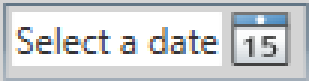
#> input picture tests/test_images/datetimepicker.png, 103 x 27 px (shown 3 times larger); its folder holds only this picture in this run
$ python -i contours_helper.py   (imports and definitions only)
#> lines starting #> are read from the running program, lines starting #| are printed output that depends on the picture; after the words box and inside, x2 and y2 are one past the last pixel; in counts of white or black regions, pixels touching at a corner belong together
### karaburma/utils/image_processing/filters_helper.py
import cv2
import skimage
import numpy as np
from skimage.filters import threshold_local, threshold_mean, threshold_minimum, threshold_otsu, threshold_li, \
    threshold_isodata, threshold_triangle, threshold_yen

from karaburma.utils import files_helper
from karaburma.utils.logging_manager import LoggingManager


# [54 lines left out: functions gamma_correction, levels_correction, bw_gamma_correction2, levels, not called in this run]

def blur(img, kernel):
    return cv2.GaussianBlur(img, kernel, 0)

# [12 lines left out: function sharp, not called in this run]

def threshold(img, min, max, threshold_type=cv2.THRESH_BINARY):
    ret, th = cv2.threshold(img, min, max, threshold_type)
    return ret, th

def adaptive_threshold(img, max_value, block_size, constant):
    th = cv2.adaptiveThreshold(img ,max_value ,cv2.ADAPTIVE_THRESH_MEAN_C, cv2.THRESH_BINARY ,block_size ,constant)
    return th

# [6 lines left out: function BlendedThreshold, not called in this run]

def try_threshold(grayscale_image, block_size_min=3, block_size_max=11):
    binary_local = []

    for i in range(block_size_min, block_size_max, 2):
        try:
            binary_local.append(skimage.img_as_ubyte(grayscale_image > threshold_local(grayscale_image, block_size=i, offset=3)))
        except:
            binary_local.append(np.zeros((255,255), dtype=int))

    try:
        mean_binary = skimage.img_as_ubyte(grayscale_image.copy() > threshold_mean(grayscale_image))
    except:
        mean_binary = np.zeros((255,255), dtype=int)

    try:
        minimum_binary = skimage.img_as_ubyte(grayscale_image.copy() > threshold_minimum(grayscale_image))
    except:
        minimum_binary = np.zeros((255,255), dtype=int)

    try:
        otsu_binary = skimage.img_as_ubyte(grayscale_image.copy() > threshold_otsu(grayscale_image))
    except:
        otsu_binary= np.zeros((255, 255), dtype=int)

    try:
        li_binary = skimage.img_as_ubyte(grayscale_image.copy() > threshold_li(grayscale_image))
    except:
        li_binary = np.zeros((255, 255), dtype=int)

    try:
        isodata_binary = skimage.img_as_ubyte(grayscale_image.copy() > threshold_isodata(grayscale_image))
    except:
        isodata_binary = np.zeros((255, 255), dtype=int)

    try:
        triangle_binary = skimage.img_as_ubyte(grayscale_image.copy() > threshold_triangle(grayscale_image))
    except:
        triangle_binary = np.zeros((255, 255), dtype=int)

    try:
        yen_binary = skimage.img_as_ubyte(grayscale_image.copy() > threshold_yen(grayscale_image))
    except:
        yen_binary = np.zeros((255, 255), dtype=int)

    return binary_local, mean_binary, minimum_binary, otsu_binary, li_binary, isodata_binary, triangle_binary, yen_binary

# [8 lines left out: function convert_to_grayscale, not called in this run]

def convert_image_to_negative(image: np.ndarray) -> np.ndarray:
    return cv2.bitwise_not(image)

# [13 lines left out: function calculate_colours_percentage, not called in this run]

### karaburma/utils/image_processing/contours_helper.py
import random
from typing import List, Tuple

import cv2
from decimal import Decimal
import imutils
import numpy as np
import cv2 as cv
import matplotlib.pyplot as plt

from karaburma.utils.image_processing.filters_helper import try_threshold


def get_contours_by_different_thresholds(grayscale_image, needs_to_remove_similar=False, block_size_min=3, block_size_max=11):
    binary_local, mean_binary, minimum_binary, otsu_binary, li_binary, isodata_binary, triangle_binary, yen_binary = try_threshold(grayscale_image, block_size_min, block_size_max)

    all_contours = []
    for binary_l in binary_local:
        try:
            contours, hierarchy = get_contours_by_canny(binary_l, 0, 255)
            all_contours.extend(contours)
        except:
            continue

    try:
        mean_binary_contours, _ = get_contours_by_canny(mean_binary, 0, 255)
        all_contours.extend(mean_binary_contours)
    except:
        print("error mean_binary_contours")

    try:
        minimum_binary_contours, _ = get_contours_by_canny(minimum_binary, 0, 255)
        all_contours.extend(minimum_binary_contours)
    except:
        print("error minimum_binary_contours")

    try:
        otsu_binary_contours, _ = get_contours_by_canny(otsu_binary, 0, 255)
        all_contours.extend(otsu_binary_contours)
    except:
        print("error otsu_binary_contours")

    try:
        li_binary_contours, _ = get_contours_by_canny(li_binary, 0, 255)
        all_contours.extend(li_binary_contours)
    except:
        print("error li_binary_contours")

    try:
        isodata_binary_contours, _ = get_contours_by_canny(isodata_binary, 0, 255)
        all_contours.extend(isodata_binary_contours)
    except:
        print("error isodata_binary_contours")

    try:
        triangle_binary_contours, _ = get_contours_by_canny(triangle_binary, 0, 255)
        all_contours.extend(triangle_binary_contours)
    except:
        print("error triangle_binary_contours")

    try:
        yen_binary_contours, _ = get_contours_by_canny(yen_binary, 0, 255)
        all_contours.extend(yen_binary_contours)
    except:
        print("error yen_binary_contours")

    rectangles = []
    for i in range(len(all_contours)):
        x, y, w, h = cv2.boundingRect(all_contours[i])
        rectangles.append((x, y, w, h))

    return all_contours

def get_contours(image_bw):
    contours, hierarchy = cv2.findContours(image_bw, cv2.RETR_TREE, cv2.CHAIN_APPROX_NONE)
    return contours, hierarchy

def get_contours_external_only(image_bw):
    contours, hierarchy = cv2.findContours(image_bw, cv2.RETR_EXTERNAL, cv2.CHAIN_APPROX_NONE)
    return contours, hierarchy

def get_canny(image_bw, lower_threshold, upper_threshold):
    detected_edges = cv2.Canny(image_bw, lower_threshold, upper_threshold)
    return detected_edges

def get_contours_by_canny(image_bw, lower_threshold, upper_threshold, external_only=False):
    detected_edges = cv2.Canny(image_bw, lower_threshold, upper_threshold)

    #CV_RETR_LIST - without grouping
    #CV_CHAIN_APPROX_SIMPLE —
    if(external_only):
        contours, hierarchy = get_contours_external_only(detected_edges)
    else:
        contours, hierarchy = cv2.findContours(detected_edges, cv2.RETR_LIST, cv2.CHAIN_APPROX_NONE)

    return contours, hierarchy

# [26 lines left out: functions get_contours_by_canny_after_approximation, get_contours_after_approximation, not called in this run]

def get_contour_length(contour):
    return cv2.arcLength(contour, True)

def get_match_shapes(contour1, contour2):
    value = cv2.matchShapes(contour1, contour2, 1, 0.0)
    return Decimal(value)

# [36 lines left out: functions get_box_from_contour, convert_contours_to_rectangles, draw_rectangle_by_contours, draw_rectangle_by_rectangles, not called in this run]

def draw_rectangle_by_point(image, p1, p2, color=(0, 255, 0), thicknes = 1):
    cv2.rectangle(image, p1, p2, color, thicknes)

def draw_rectangle(image, startX, startY, endX, endY, color=(0, 255, 0)):
    cv.rectangle(image, (startX, startY), (endX, endY), color, 5)

def draw_rectangle_by_xywh(image, x, y, w, h, color=(0, 255, 0), thicknes = 1):
    cv.rectangle(image, (x, y), (x + w, y + h), color, thicknes)

# [79 lines left out: functions draw_rectangle_by_list_xywh, draw_filled_rectangle_with_frame, draw_rectangle_and_label, draw_rectangle_and_label_for_element, filter_very_similar_contours, calculate_similarity and 1 more, not called in this run]

def get_x_center(x: int, w: int) -> int:
    return x + (w // 2)

def get_y_center(y: int, h: int) -> int:
    return y + (h // 2)

# [5 lines left out: function get_rect_centroid, not called in this run]

def extract_xywh(contour, index):
    return contour[index][0], contour[index][1], contour[index][2], contour[index][3]

>>> import cv2
>>> picture = cv2.imread('../../../tests/test_images/datetimepicker.png', cv2.IMREAD_GRAYSCALE)
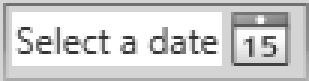
#> picture: shape (27, 103) (shown 3 times larger); min 50, max 255, mean 208.2
>>> result = get_contours_by_different_thresholds(picture)
#> after the loop in try_threshold, `for i in range(block_size_min, block_size_max, 2):`: binary_local = 4 items
#> in try_threshold, `mean_binary = skimage.img_as_ubyte(grayscale_image.copy() > threshold_..`:
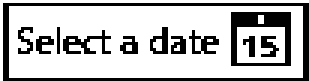
#> mean_binary: shape (27, 103) (shown 3 times larger); 74.1% white; black in thin lines or dots
#> in try_threshold, `minimum_binary = skimage.img_as_ubyte(grayscale_image.copy() > thresho..`: minimum_binary: shape (27, 103); 96.5% white; black in thin lines or dots, all inside (x1, y1, x2, y2) = (7, 9, 95, 22)
#> in try_threshold, `otsu_binary = skimage.img_as_ubyte(grayscale_image.copy() > threshold_..`: otsu_binary: shape (27, 103); 77.3% white; black in thin lines or dots
#> in try_threshold, `li_binary = skimage.img_as_ubyte(grayscale_image.copy() > threshold_li..`: li_binary: shape (27, 103); 84% white; black in thin lines or dots, all inside (x1, y1, x2, y2) = (1, 1, 103, 22)
#> in try_threshold, `triangle_binary = skimage.img_as_ubyte(grayscale_image.copy() > thresh..`:
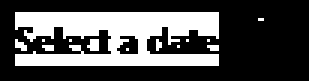
#> triangle_binary: shape (27, 103) (shown 3 times larger); 32.2% white; 13 white regions (12 under 20 px), largest, box (x1, y1, x2, y2) and area: (5, 4, 73, 22) 845
#> in try_threshold, `yen_binary = skimage.img_as_ubyte(grayscale_image.copy() > threshold_y..`:
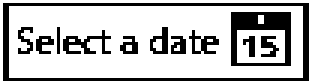
#> yen_binary: shape (27, 103) (shown 3 times larger); 73.5% white; black in thin lines or dots
#> the loop in get_contours_by_different_thresholds, `for binary_l in binary_local:` made 4 passes
#> after the loop in get_contours_by_different_thresholds, `for binary_l in binary_local:`: all_contours = 167 contours, 161 with area under 20; largest, box (x1, y1, x2, y2) and area: (77, 15, 96, 23) 38, (77, 19, 96, 23) 36, (78, 5, 95, 21) 34, (78, 5, 97, 23) 34, (40, 11, 46, 19) 31, (40, 11, 46, 19) 29
#> in get_contours_by_canny (call 5), `detected_edges = cv2.Canny(image_bw, lower_threshold, upper_threshold)`: detected_edges: shape (27, 103); 23.9% white in thin lines or dots
#> in get_contours_by_canny (call 5), `contours, hierarchy = cv2.findContours(detected_edges, cv2.RETR_LIST, ..`: contours = 43 contours, 40 with area under 20; largest, box (x1, y1, x2, y2) and area: (10, 8, 37, 19) 70, (21, 11, 27, 18) 20, (12, 11, 18, 18) 20
#> in get_contours_by_different_thresholds, `mean_binary_contours, _ = get_contours_by_canny(mean_binary, 0, 255)`: mean_binary_contours has the same summary as contours in get_contours_by_canny
#> in get_contours_by_canny (call 6), `detected_edges = cv2.Canny(image_bw, lower_threshold, upper_threshold)`: detected_edges: shape (27, 103); 8.2% white in thin lines or dots, all inside (x1, y1, x2, y2) = (6, 8, 95, 23)
#> in get_contours_by_canny (call 6), `contours, hierarchy = cv2.findContours(detected_edges, cv2.RETR_LIST, ..`: contours = 34 contours, 32 with area under 20; largest, box (x1, y1, x2, y2) and area: (77, 20, 95, 23) 33, (77, 20, 95, 23) 32
#> in get_contours_by_different_thresholds, `minimum_binary_contours, _ = get_contours_by_canny(minimum_binary, 0, ..`: minimum_binary_contours has the same summary as contours in get_contours_by_canny
#> in get_contours_by_canny (call 7), `detected_edges = cv2.Canny(image_bw, lower_threshold, upper_threshold)`: detected_edges: shape (27, 103); 25.4% white in thin lines or dots
#> in get_contours_by_canny (call 7), `contours, hierarchy = cv2.findContours(detected_edges, cv2.RETR_LIST, ..`: contours = 43 contours, 39 with area under 20; largest, box (x1, y1, x2, y2) and area: (2, 2, 102, 26) 2277, (2, 2, 102, 26) 2275, (18, 8, 28, 19) 23, (21, 11, 27, 18) 20
#> in get_contours_by_different_thresholds, `otsu_binary_contours, _ = get_contours_by_canny(otsu_binary, 0, 255)`: otsu_binary_contours has the same summary as contours in get_contours_by_canny
#> in get_contours_by_canny (call 8), `detected_edges = cv2.Canny(image_bw, lower_threshold, upper_threshold)`:
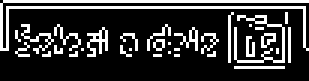
#> detected_edges: shape (27, 103) (shown 3 times larger); 21.4% white in thin lines or dots, all inside (x1, y1, x2, y2) = (0, 0, 103, 23)
#> in get_contours_by_canny (call 8), `contours, hierarchy = cv2.findContours(detected_edges, cv2.RETR_LIST, ..`: contours = 41 contours, all with area under 20
#> in get_contours_by_canny (call 9), `contours, hierarchy = cv2.findContours(detected_edges, cv2.RETR_LIST, ..`: contours = 43 contours, 39 with area under 20; largest, box (x1, y1, x2, y2) and area: (2, 2, 102, 26) 2277, (2, 2, 102, 26) 2275, (18, 8, 28, 19) 23, (21, 11, 27, 18) 20
#> in get_contours_by_different_thresholds, `isodata_binary_contours, _ = get_contours_by_canny(isodata_binary, 0, ..`: isodata_binary_contours has the same summary as contours in get_contours_by_canny
#> in get_contours_by_canny (call 10), `detected_edges = cv2.Canny(image_bw, lower_threshold, upper_threshold)`:
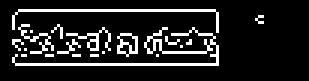
#> detected_edges: shape (27, 103) (shown 3 times larger); 13.1% white in thin lines or dots, all inside (x1, y1, x2, y2) = (4, 3, 88, 22)
#> in get_contours_by_canny (call 10), `contours, hierarchy = cv2.findContours(detected_edges, cv2.RETR_LIST, ..`: contours = 24 contours, 23 with area under 20; largest, box (x1, y1, x2, y2) and area: (39, 11, 46, 19) 33
#> in get_contours_by_different_thresholds, `triangle_binary_contours, _ = get_contours_by_canny(triangle_binary, 0..`: triangle_binary_contours has the same summary as contours in get_contours_by_canny
#> in get_contours_by_canny (call 11), `detected_edges = cv2.Canny(image_bw, lower_threshold, upper_threshold)`:
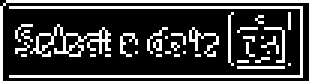
#> detected_edges: shape (27, 103) (shown 3 times larger); 23.8% white in thin lines or dots
#> in get_contours_by_canny (call 11), `contours, hierarchy = cv2.findContours(detected_edges, cv2.RETR_LIST, ..`: contours = 43 contours, 40 with area under 20; largest, box (x1, y1, x2, y2) and area: (10, 8, 37, 19) 70, (21, 11, 27, 18) 20, (12, 11, 18, 18) 20
#> in get_contours_by_different_thresholds, `yen_binary_contours, _ = get_contours_by_canny(yen_binary, 0, 255)`: yen_binary_contours has the same summary as contours in get_contours_by_canny
#> the loop in get_contours_by_different_thresholds, `for i in range(len(all_contours)):` made 438 passes
#> (x, y, w, h) on passes 1 to 3: (77, 19, 19, 4), (58, 18, 2, 1), (51, 18, 3, 1)
#> after the loop in get_contours_by_different_thresholds, `for i in range(len(all_contours)):`: rectangles = 438 items, first 6: (77, 19, 19, 4), (58, 18, 2, 1), (51, 18, 3, 1), (82, 17, 3, 2), (68, 17, 4, 2), (64, 16, 3, 3)
#> result = 438 contours, 415 with area under 20; largest, box (x1, y1, x2, y2) and area: (2, 2, 102, 26) 2277, (2, 2, 102, 26) 2277, (2, 2, 102, 26) 2275, (2, 2, 102, 26) 2275, (10, 8, 37, 19) 70
